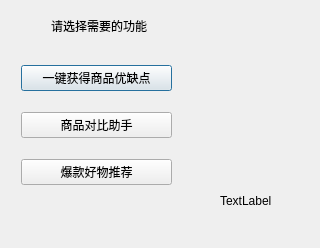
<?xml version="1.0" encoding="UTF-8"?>
<ui version="4.0">
 <class>Dialog</class>
 <widget class="QDialog" name="Dialog">
  <property name="geometry">
   <rect>
    <x>0</x>
    <y>0</y>
    <width>320</width>
    <height>248</height>
   </rect>
  </property>
  <property name="windowTitle">
   <string>Dialog</string>
  </property>
  <widget class="QLabel" name="label">
   <property name="geometry">
    <rect>
     <x>51</x>
     <y>20</y>
     <width>96</width>
     <height>12</height>
    </rect>
   </property>
   <property name="text">
    <string>请选择需要的功能</string>
   </property>
  </widget>
  <widget class="QWidget" name="verticalLayoutWidget">
   <property name="geometry">
    <rect>
     <x>21</x>
     <y>50</y>
     <width>151</width>
     <height>151</height>
    </rect>
   </property>
   <layout class="QVBoxLayout" name="verticalLayout">
    <item>
     <widget class="QPushButton" name="pushButton_2">
      <property name="text">
       <string>一键获得商品优缺点</string>
      </property>
     </widget>
    </item>
    <item>
     <widget class="QPushButton" name="pushButton">
      <property name="text">
       <string>商品对比助手</string>
      </property>
     </widget>
    </item>
    <item>
     <widget class="QPushButton" name="pushButton_3">
      <property name="text">
       <string>爆款好物推荐</string>
      </property>
     </widget>
    </item>
   </layout>
  </widget>
  <widget class="QLabel" name="label_2">
   <property name="geometry">
    <rect>
     <x>220</x>
     <y>170</y>
     <width>61</width>
     <height>61</height>
    </rect>
   </property>
   <property name="text">
    <string>TextLabel</string>
   </property>
  </widget>
 </widget>
 <resources/>
 <connections/>
</ui>
